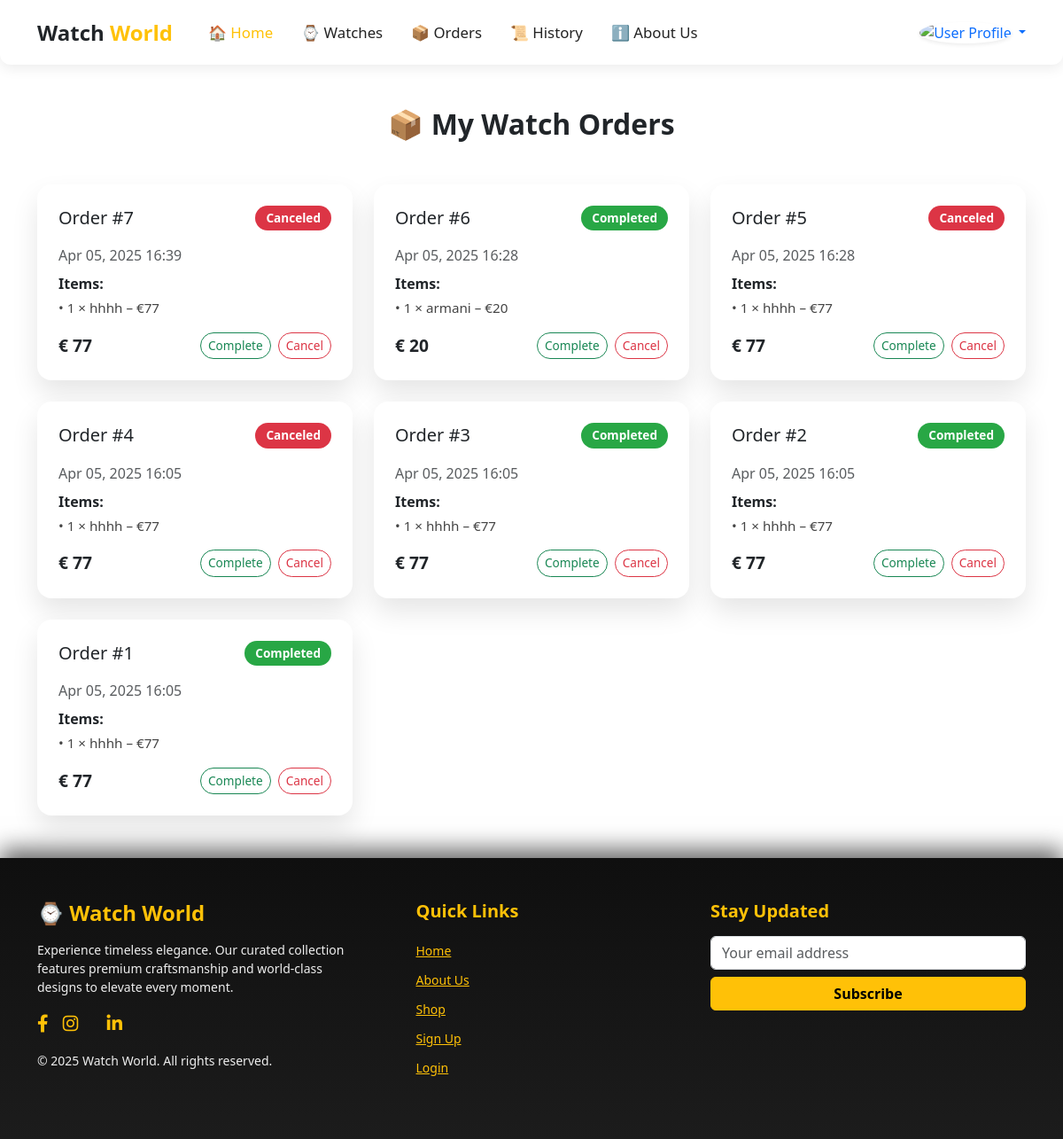
The page /history (signed in) on the database its author committed.
### home/models.py (models this page shows, shortened)
class Order(models.Model):
    user = models.ForeignKey(User, on_delete=models.CASCADE)
    status = models.CharField(
        max_length=20,
        choices=[("pending", "Pending"), ("completed", "Completed"), ("canceled", "Canceled")],
        default="pending"
    )
    created_at = models.DateTimeField(auto_now_add=True)
    def total_price(self):
        return sum(item.subtotal() for item in self.items.all())

class OrderItem(models.Model):
    order = models.ForeignKey(Order, related_name="items", on_delete=models.CASCADE)
    watch = models.ForeignKey(Watch, on_delete=models.CASCADE)
    quantity = models.PositiveIntegerField(default=1)
    def subtotal(self):
        return self.quantity * self.watch.cost

class Watch(models.Model):
    image = models.ImageField(upload_to="watch_images/")
    name = models.CharField(max_length=100)
    description = models.TextField()
    cost = models.IntegerField()

### home/views.py (the view)
# urls.py: path('history', views.history, name='history'),
@login_required
def history(request):
    if request.user.username == 'admin':
        orders = Order.objects.all().exclude(status="pending").order_by("-created_at")
    else:
        orders = Order.objects.filter(user=request.user).exclude(status="pending").order_by("-created_at")
    return render(request, 'history.html', {"orders": orders})

### templates/history.html (shortened to what this page needs)
{% extends '_partials/base.html' %}
{% load static %}
{% block body %}
<div class="container my-5">
    <h2 class="text-center mb-5 fw-bold">📦 My Watch Orders</h2>
    {% if orders %}
    <div class="row g-4">
        {% for order in orders %}
        <div class="col-md-6 col-lg-4">
            <div class="order-card">
                <div class="d-flex justify-content-between align-items-center mb-3">
                    <h5 class="mb-0">Order #{{ order.id }}</h5>
                    <span class="order-badge
                        {% if order.status == 'pending' %} badge-pending
                        {% elif order.status == 'completed' %} badge-completed
                        {% else %} badge-canceled {% endif %}">
                        {{ order.status|title }}
                    </span>
                </div>
                <p class="text-muted mb-2">
                    {{ order.created_at|date:"M d, Y H:i" }}
                </p>
                <p class="fw-bold mb-1">Items:</p>
                <ul class="order-items list-unstyled">
                    {% for item in order.items.all %}
                    <li>• {{ item.quantity }} × {{ item.watch.name }} – €{{ item.subtotal }}</li>
                    {% endfor %}
                </ul>
                <div class="d-flex justify-content-between align-items-center mt-3">
                    <span class="price-total">€ {{ order.total_price }}</span>
                    <div class="order-actions d-flex gap-2">
                        {% if user.is_superuser %}
                        <a href="{% url 'complete_order' order.id %}" class="btn btn-outline-success btn-sm">Complete</a>
                        {% endif %}
                        <a href="{% url 'cancel_order' order.id %}" class="btn btn-outline-danger btn-sm">Cancel</a>
                    </div>
                </div>
            </div>
        </div>
        {% endfor %}
    </div>
    {% else %}
    <p class="text-center text-muted fs-5 mt-5">You have no orders yet. Start shopping your dream watch today! ⌚</p>
    {% endif %}
</div>
{% endblock %}

### templates/history.html (style rules this page uses)
.order-card { background: #fff; border: none; border-radius: 1rem; padding: 1.5rem; box-shadow: 0 15px 30px rgba(0, 0, 0, 0.1); transition: all 0.3s ease-in-out; }
.order-badge { padding: 4px 12px; font-size: 0.85rem; border-radius: 50px; font-weight: 600; }
.badge-completed { background-color: #28a745; color: #fff; }
.badge-canceled { background-color: #dc3545; color: #fff; }
.order-items li { font-size: 0.95rem; color: #444; }
.order-actions .btn { font-size: 0.85rem; border-radius: 50px; }
.price-total { font-size: 1.2rem; font-weight: bold; color: #212529; }

### rows shown on the page
Order: id "7", status "Canceled", created_at "Apr 05, 2025 16:39", total_price "77"
OrderItem: quantity "1", watch.name "hhhh", subtotal "77"
Order: id "6", status "Completed", created_at "Apr 05, 2025 16:28", total_price "20"
OrderItem: quantity "1", watch.name "armani", subtotal "20"
Order: id "5", status "Canceled", created_at "Apr 05, 2025 16:28", total_price "77"
OrderItem: quantity "1", watch.name "hhhh", subtotal "77"
Order: id "4", status "Canceled", created_at "Apr 05, 2025 16:05", total_price "77"
OrderItem: quantity "1", watch.name "hhhh", subtotal "77"
Order: id "3", status "Completed", created_at "Apr 05, 2025 16:05", total_price "77"
OrderItem: quantity "1", watch.name "hhhh", subtotal "77"
Order: id "2", status "Completed", created_at "Apr 05, 2025 16:05", total_price "77"
OrderItem: quantity "1", watch.name "hhhh", subtotal "77"
Order: id "1", status "Completed", created_at "Apr 05, 2025 16:05", total_price "77"
OrderItem: quantity "1", watch.name "hhhh", subtotal "77"

### other values the page prints
{{ year|default:2025 }} "2025"
